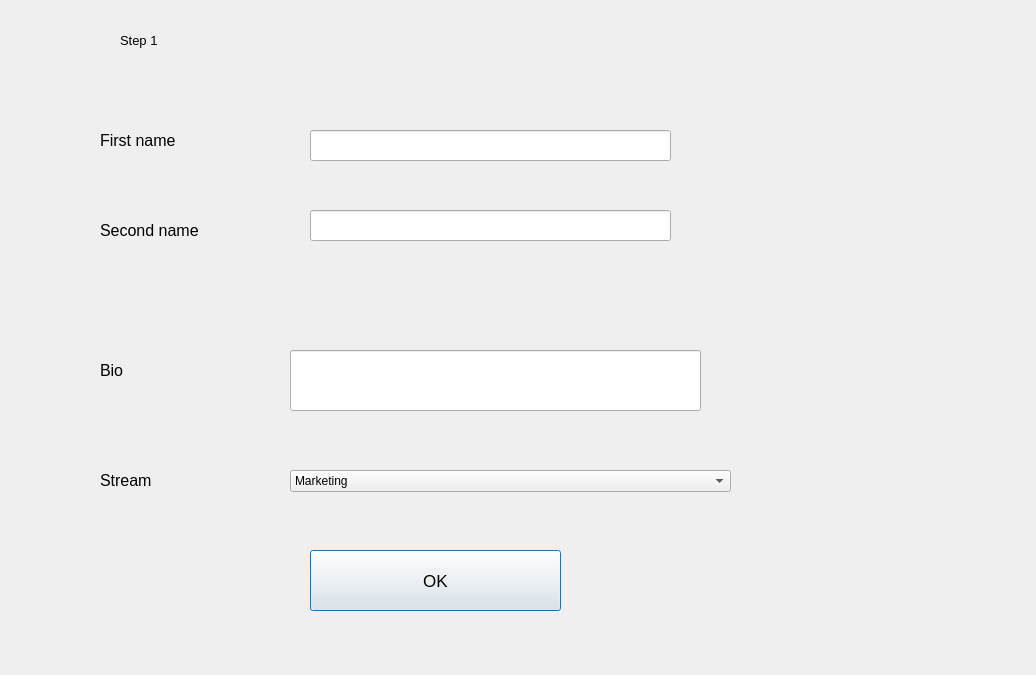
<?xml version="1.0" encoding="UTF-8"?>
<ui version="4.0">
 <class>dialprofile</class>
 <widget class="QDialog" name="dialprofile">
  <property name="geometry">
   <rect>
    <x>0</x>
    <y>0</y>
    <width>1036</width>
    <height>675</height>
   </rect>
  </property>
  <property name="windowTitle">
   <string>Dialog</string>
  </property>
  <widget class="QLabel" name="label">
   <property name="geometry">
    <rect>
     <x>100</x>
     <y>340</y>
     <width>181</width>
     <height>61</height>
    </rect>
   </property>
   <property name="font">
    <font>
     <pointsize>12</pointsize>
    </font>
   </property>
   <property name="text">
    <string>Bio</string>
   </property>
  </widget>
  <widget class="QLineEdit" name="lineEdit">
   <property name="geometry">
    <rect>
     <x>290</x>
     <y>350</y>
     <width>411</width>
     <height>61</height>
    </rect>
   </property>
  </widget>
  <widget class="QLabel" name="label_2">
   <property name="geometry">
    <rect>
     <x>120</x>
     <y>20</y>
     <width>151</width>
     <height>41</height>
    </rect>
   </property>
   <property name="font">
    <font>
     <pointsize>10</pointsize>
    </font>
   </property>
   <property name="text">
    <string>Step 1</string>
   </property>
  </widget>
  <widget class="QComboBox" name="comboBox">
   <property name="geometry">
    <rect>
     <x>290</x>
     <y>470</y>
     <width>441</width>
     <height>22</height>
    </rect>
   </property>
   <item>
    <property name="text">
     <string>Marketing</string>
    </property>
   </item>
   <item>
    <property name="text">
     <string>Software Engineer</string>
    </property>
   </item>
   <item>
    <property name="text">
     <string>Consultancy</string>
    </property>
   </item>
   <item>
    <property name="text">
     <string>Chartered Accountant</string>
    </property>
   </item>
   <item>
    <property name="text">
     <string>Teaching</string>
    </property>
   </item>
   <item>
    <property name="text">
     <string>Manager</string>
    </property>
   </item>
   <item>
    <property name="text">
     <string>Hotel Management</string>
    </property>
   </item>
   <item>
    <property name="text">
     <string/>
    </property>
   </item>
  </widget>
  <widget class="QLabel" name="label_3">
   <property name="geometry">
    <rect>
     <x>100</x>
     <y>460</y>
     <width>101</width>
     <height>41</height>
    </rect>
   </property>
   <property name="font">
    <font>
     <pointsize>12</pointsize>
    </font>
   </property>
   <property name="text">
    <string>Stream</string>
   </property>
  </widget>
  <widget class="QPushButton" name="pushButton">
   <property name="geometry">
    <rect>
     <x>310</x>
     <y>550</y>
     <width>251</width>
     <height>61</height>
    </rect>
   </property>
   <property name="font">
    <font>
     <pointsize>13</pointsize>
    </font>
   </property>
   <property name="text">
    <string>OK</string>
   </property>
  </widget>
  <widget class="QLabel" name="label_4">
   <property name="geometry">
    <rect>
     <x>100</x>
     <y>110</y>
     <width>151</width>
     <height>61</height>
    </rect>
   </property>
   <property name="font">
    <font>
     <pointsize>12</pointsize>
    </font>
   </property>
   <property name="text">
    <string>First name</string>
   </property>
  </widget>
  <widget class="QLabel" name="label_5">
   <property name="geometry">
    <rect>
     <x>100</x>
     <y>200</y>
     <width>151</width>
     <height>61</height>
    </rect>
   </property>
   <property name="font">
    <font>
     <pointsize>12</pointsize>
    </font>
   </property>
   <property name="text">
    <string>Second name</string>
   </property>
  </widget>
  <widget class="QLineEdit" name="lineEdit_2">
   <property name="geometry">
    <rect>
     <x>310</x>
     <y>130</y>
     <width>361</width>
     <height>31</height>
    </rect>
   </property>
  </widget>
  <widget class="QLineEdit" name="lineEdit_3">
   <property name="geometry">
    <rect>
     <x>310</x>
     <y>210</y>
     <width>361</width>
     <height>31</height>
    </rect>
   </property>
  </widget>
 </widget>
 <resources/>
 <connections/>
</ui>
